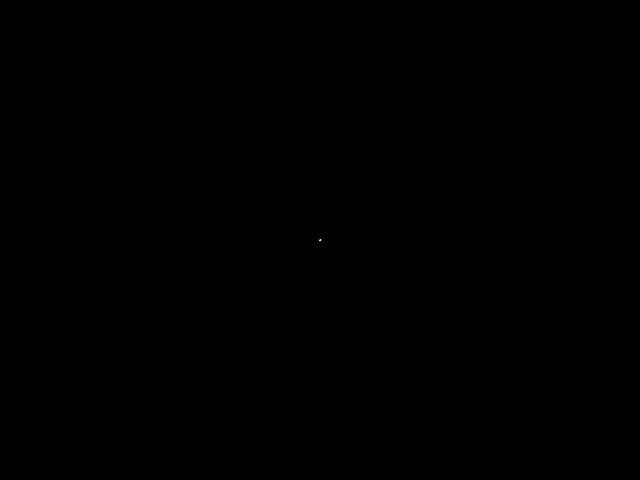
Frame 1 (no input)
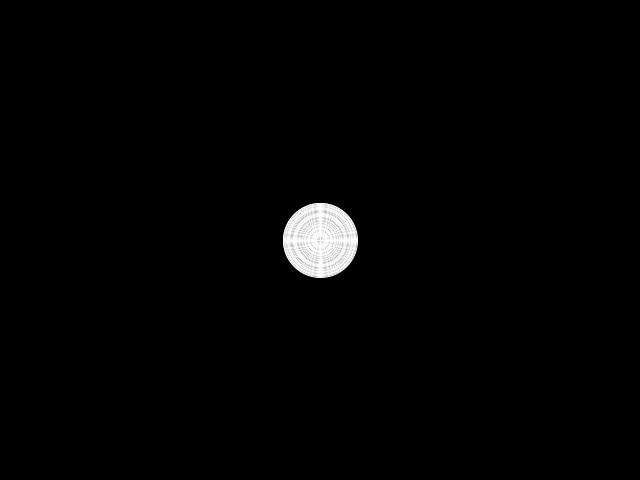
Frame 60 (the mouse pressed at the canvas centre just before this capture)
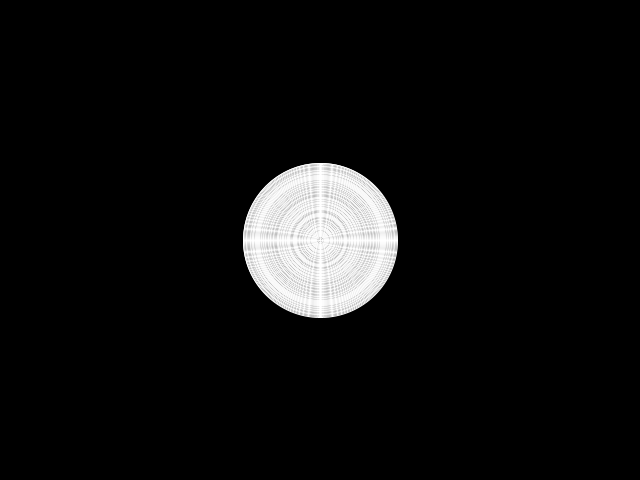
Frame 120 (the mouse held since frame 60 and released just before this capture)

The Processing sketch that drew these frames (run headless with seeded random() and noise(); from frame 60 on, the mouse is pressed at the canvas centre):

// Processing sketch: 1-basics_circle-growth
// ── 1-basics_circle-growth.pde
/**
  Learning the basics of variables, functions, and operators 
*/

//this is a single line comment
/*
  this is a 
  multi
  line 
  comment
*/

//declare our global variables
int radius;               //integer that controls the circle radius
float xMovement;          //decimal that moves the circle along the x axis 
boolean bClearBackground; //true or false value that determines if we clear the background
boolean bGrowCircle;      //true or false value that determines if the circle grows or shrinks
String frameRateLabel;    //string (text) that to store the current frame rate

//the setup method 
void setup(){
  size(640,480);
  background(0,0,0);

  //initialize our variables with defualt values
  bClearBackground = false;
  bGrowCircle = true;  
  radius = 0;
  frameRateLabel = "Current frame rate: ";
} 

void draw(){
  float circleGrowthRate = getRandomGrowthRate(1.0,2.5); //call our custom random rate function, we'll get back a value between .1 and 1
  growCircle(circleGrowthRate);                          //grow the circle at the rate we got back from the random rate function
  checkBounds();                                         //check if we should grow or shrink the circle
  
  if ( bClearBackground ) {                              
     background(0,0,0);
     text(frameRateLabel+frameRate, 10, 10); 
  }  
  stroke(255,255,255);
  noFill();
  ellipse(width/2, height/2,radius,radius);             //draw a circle
}

//returns a random growth rate between the min and max values
float getRandomGrowthRate(float minRandomValue, float maxRandomValue){
  float rate = random(minRandomValue, maxRandomValue); //random takes two numbers and returns a random number that's inbetween them
  return rate;
}

//increments the radius by the rate passed in
void growCircle(float rate){
  //rate is the amount that we want to grow the circle at
  if ( bGrowCircle ) {  //the same as writing if ( bGrowCircle == true ) { 
    radius += rate;     //the same as writing radius = radius + 1 or radius++
  } 
  else {
    radius -= rate;
  }
}

//checks if the circle should grow or shrink
void checkBounds(){
  //if the circle is bigger than the screen, shrink it, otherwise make it grow
  if ( radius >= width ) {
    bGrowCircle = false;
  }
  else if ( radius <= 0 )  {
    bGrowCircle = true;
  }
}


void mouseClicked(){
  bClearBackground = !bClearBackground;
  background(0,0,0);
   /*
    ! means the opposite of or not equals, in this case it sets bClearBackground to the opposite of it's current value 
    it's the same as writing this:
    if ( bClearBackground == true) {
      bClearBackground = false;
    }
    else {
      bClearBackground = true
    }
  */  
}
